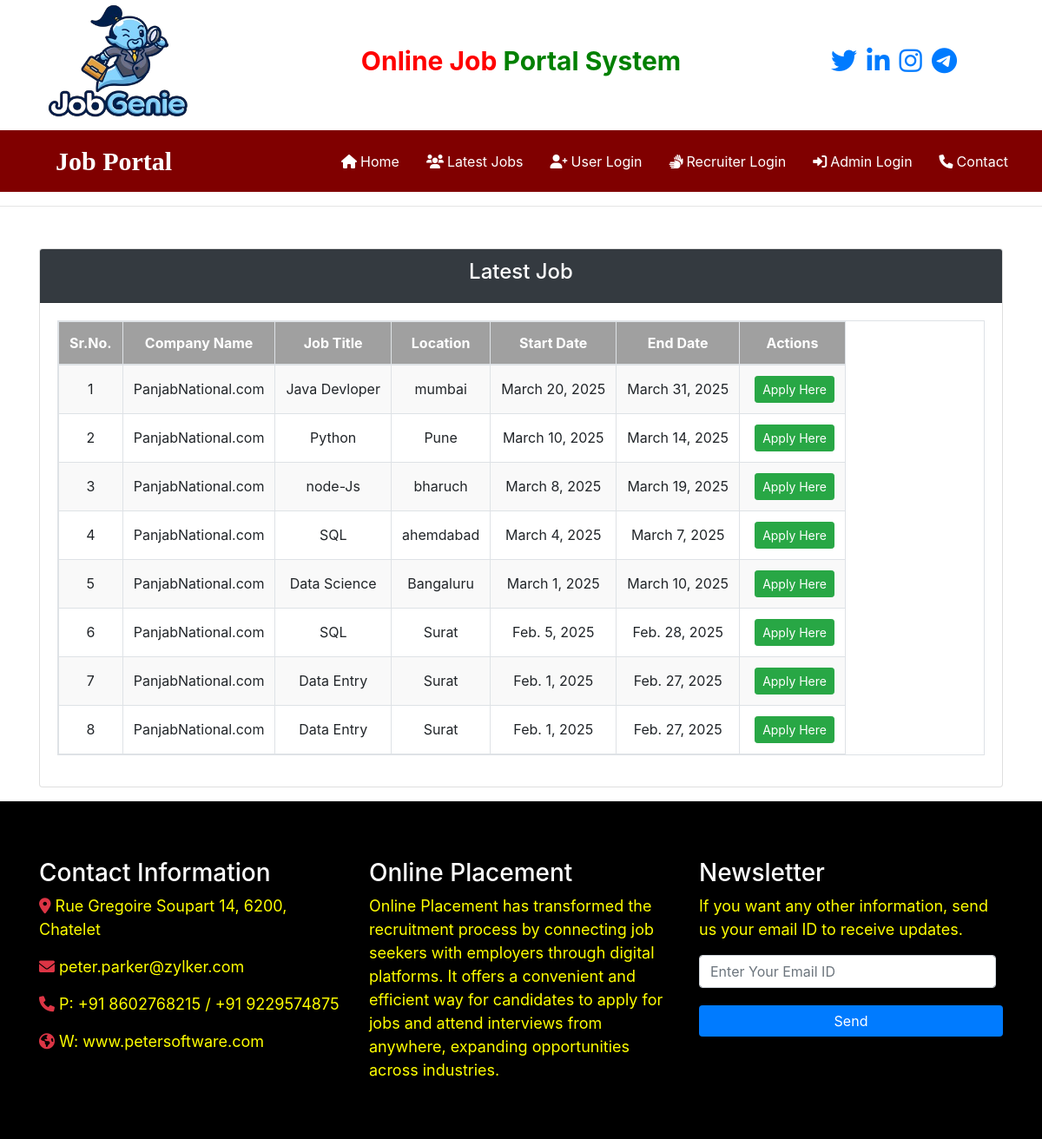
The app's page /latest_job/, older data.
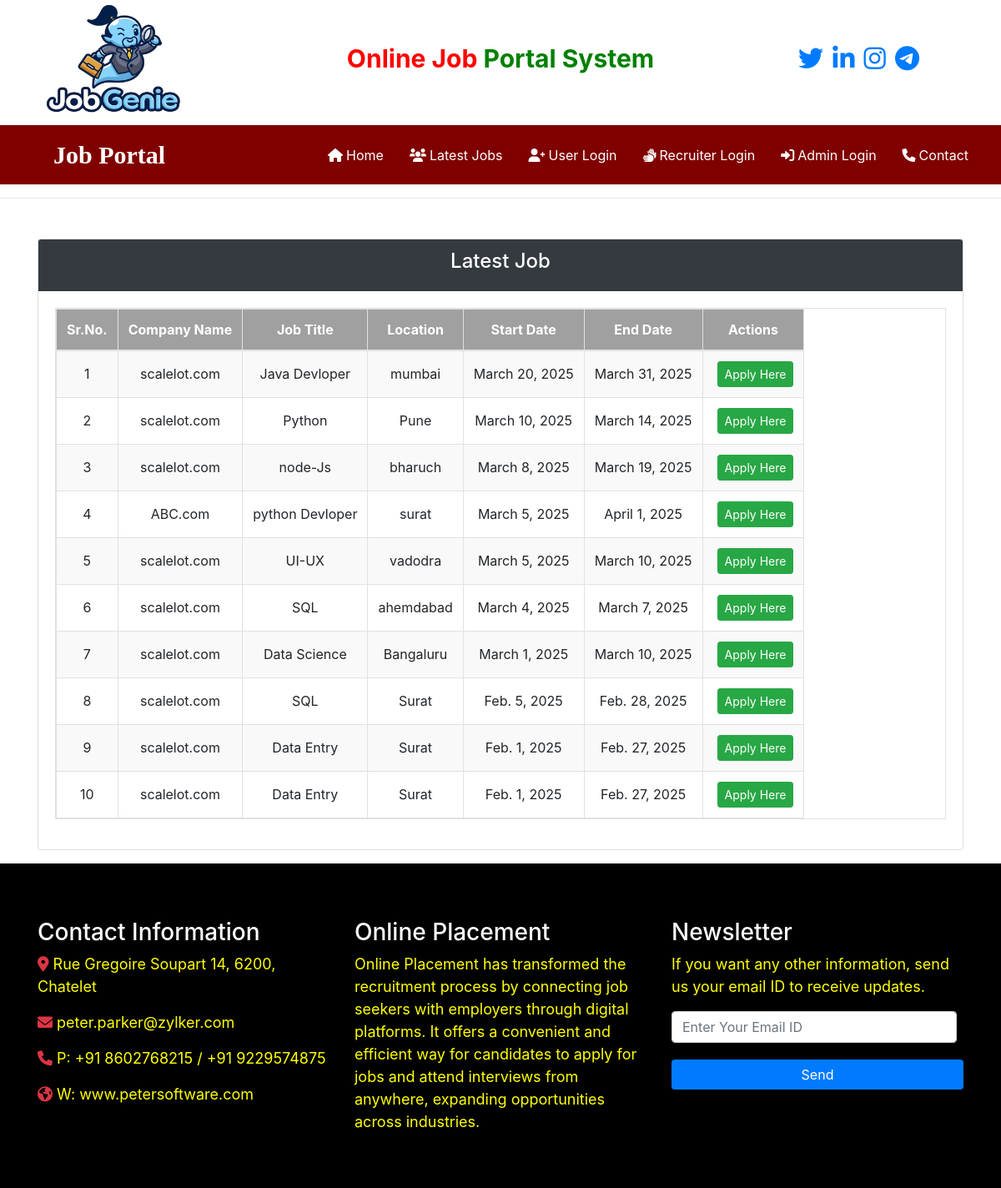
The same page, newer data.
### job/models.py (models this page shows, shortened)
class Job(models.Model):
    recruiter = models.ForeignKey(Recruiter,on_delete=models.CASCADE)
    start_data = models.DateField()
    End_data = models.DateField()
    job_title = models.CharField(max_length=100)
    job_salary = models.FloatField(max_length=20)
    Image = models.FileField(max_length=100)
    job_description = models.TextField(max_length=300)
    job_location = models.CharField(max_length=100)
    job_experience = models.CharField(max_length=100)
    Skills = models.CharField(max_length=100)
    Creationdata = models.DateField()

class Recruiter(models.Model):
    user = models.ForeignKey(User, on_delete=models.CASCADE)
    first_name = models.CharField(max_length=100, null=True, blank=True)
    last_name = models.CharField(max_length=100, null=True, blank=True)
    company = models.CharField(max_length=100,null = True, blank=True)
    mobile = models.CharField(max_length=15, null=True, blank=True)
    image = models.FileField(null=True, blank=True)
    gender = models.CharField(max_length=10, null=True, blank=True)
    Type = models.CharField(max_length=15,default="Recruiter")
    status = models.CharField(max_length=15,null=True)
    email = models.CharField(max_length=30 , null=True, blank=True)

### job/views.py (the view)
# urls.py: path('latest_job/',latest_job, name="latest_job"),
def latest_job(request):
    job = Job.objects.all().order_by('-start_data')
    d = {'job': job}
    return render(request, 'latest_job.html',d)

### job/templates/latest_job.html (shortened to what this page needs)
{% load static %}
{% block body %}
{% include 'navigation.html' %}
<hr>
<div class="container mt-5">
    <div class="card">
        <div class="card-header text-center bg-dark text-white">
            <h4>Latest Job</h4>
        </div>
        <div class="card-body">
            {% if job %}
            <table class="table table-striped table-hover table-bordered table-responsive" id="example">
                <thead>
                    <tr>
                        <th>Sr.No.</th>
                        <th>Company Name</th>
                        <th>Job Title</th>
                        <th>Location</th>
                        <th>Start Date</th>
                        <th>End Date</th>
                        <th>Actions</th>
                    </tr>
                </thead>
                <tbody>
                    {% for i in job %}
                    <tr>
                        <td>{{ forloop.counter }}</td>
                        <td>{{ i.recruiter.company }}</td>
                        <td>{{ i.job_title }}</td>
                        <td>{{ i.job_location }}</td>
                        <td>{{ i.start_data }}</td>
                        <td>{{ i.End_data }}</td>
                        <td>
                            <a href="{% url 'user_login' %}" class="btn btn-success btn-sm">
                               Apply Here
                            </a>
                        </td>
                    </tr>
                    {% endfor %}
                </tbody>
            </table>
            {% else %}
            <p>No jobs available.</p>
            {% endif %}
        </div>
    </div>
</div>
{% include 'footer.html' %}
{% endblock %}

### job/templates/navigation.html (shortened to what this page needs)
<!DOCTYPE html>
<html lang="en">
<head>
    {% load static %}
    <link rel="stylesheet" href="https://cdn.jsdelivr.net/npm/bootstrap@4.6.2/dist/css/bootstrap.min.css">
    <link rel="stylesheet" href="https://cdnjs.cloudflare.com/ajax/libs/font-awesome/4.7.0/css/font-awesome.min.css">
    <link href="https://cdnjs.cloudflare.com/ajax/libs/font-awesome/6.0.0-beta3/css/all.min.css" rel="stylesheet">
</head>
<body>
<div class="container">
    <div class="row">
        <div class="col-sm-3">
            <img src="{% static 'images/job1.png' %}" style="width:180px; height:150px">
        </div>
        <div class="col-sm-6 mt-5 text-center">
            <span style="font-weight: bold; font-size: 30px">
                <span style="color: red;">Online Job</span>
                <span style="color: Green;">Portal System</span>
            </span>
        </div>
        <div class="col-sm-3 mt-5 text-center">
            <span style="font-weight: bold; font-size: 30px">
                <a href="#" class="pl-1"><i class="fa fa-twitter"></i></a>
                <a href="#" class="pl-1"><i class="fa fa-linkedin"></i></a>
                <a href="#" class="pl-1"><i class="fa fa-instagram"></i></a>
                <a href="#" class="pl-1"><i class="fa fa-telegram"></i></a>
            </span>
        </div>
    </div>
</div>
<nav class="navbar navbar-expand-sm navbar-dark" style="background-color: maroon;">
    <a class="navbar-brand text-white pl-5 font-weight-bold" style="font-family: 'Monotype Corsiva'; font-size: 30px" href="#">Job Portal</a>
    <div class="collapse navbar-collapse" id="navbarNav">
        <ul class="navbar-nav ml-auto">
            <li class="nav-item">
                <a class="nav-link" href="{% url 'index' %}"><i class="fa fa-home mr-1"></i>Home</a>
            </li>
            <li class="nav-item">
                <a class="nav-link" href="{% url 'latest_job' %}"><i class="fa fa-users mr-1"></i>Latest Jobs</a>
            </li>
            <li class="nav-item">
                <a class="nav-link" href="{% url 'user_login' %}"><i class="fa fa-user-plus mr-1"></i>User Login</a>
            </li>
            <li class="nav-item">
                <a class="nav-link" href="{% url 'recruiter_login' %}"><i class="fa fa-sign-language mr-1"></i>Recruiter Login</a>
            </li>
            <li class="nav-item">
                <a class="nav-link" href="{% url 'admin_login' %}"><i class="fa fa-sign-in mr-1"></i>Admin Login</a>
            </li>
            <li class="nav-item">
                <a class="nav-link" href="{% url 'contact' %}"><i class="fa fa-phone mr-1"></i>Contact</a>
            </li>
        </ul>
    </div>
</nav>
</body>
</html>

### job/templates/footer.html (shortened to what this page needs)
{% load static %}
<link rel="stylesheet" href="https://cdnjs.cloudflare.com/ajax/libs/font-awesome/4.7.0/css/font-awesome.min.css">
<div class="mt-3" style="background-color: black; width:100%; padding: 50px 0;">
    <div class="container">
        <div class="row">
            <div class="col-md-4 mt-3 mydiv">
                <h3 style="color: white;">Contact Information</h3>
                <p style="color: yellow; font-size:18px;">
                    <i class="fa fa-map-marker text-danger"></i> Rue Gregoire Soupart 14, 6200, Chatelet
                </p>
                <p style="color: yellow; font-size:18px;">
                    <i class="fa fa-envelope text-danger"></i> peter.parker@zylker.com
                </p>
                <p style="color: yellow; font-size:18px;">
                    <i class="fa fa-phone text-danger"></i> P: +91 8602768215 / +91 9229574875
                </p>
                <p style="color: yellow; font-size:18px;">
                    <i class="fa fa-globe text-danger"></i> W: www.petersoftware.com
                </p>
            </div>
            <div class="col-md-4 mt-3 mydiv">
                <h3 class="text-white">Online Placement</h3>
                <p style="color: yellow; font-size:18px;">
                    Online Placement has transformed the recruitment process by connecting job seekers with employers through digital platforms. It offers a convenient and efficient way for candidates to apply for jobs and attend interviews from anywhere, expanding opportunities across industries.
                </p>
            </div>
            <div class="col-md-4 mt-3 mydiv">
                <h3 class="text-white">Newsletter</h3>
                <p style="color: yellow; font-size:18px;">
                    If you want any other information, send us your email ID to receive updates.
                </p>
                <form method="POST" class="form-inline">
                    <input type="email" name="emailid" placeholder="Enter Your Email ID" required class="form-control mr-2" style="width: 100%; margin-bottom: 10px;">
                    <input type="submit" value="Send" class="btn btn-primary interactive-btn" style="width: 100%; margin-top: 10px;">
                </form>
            </div>
        </div>
    </div>
</div>

### job/templates/navigation.html (style rules this page uses)
.nav-link { color: white !important; margin-right: 15px; }

### job/templates/latest_job.html (style rules this page uses)
.table-striped tbody tr:nth-child(odd) { background-color: #f9f9f9; }
.btn-sm { margin-left: 5px; }
.table th, .table td { padding: 12px; text-align: center; }
.table th { background-color: rgb(160, 160, 160); color: white; }
.table td { vertical-align: middle; }

### job/templates/footer.html (style rules this page uses)
.mydiv { background-color: transparent; }
.interactive-btn { transition: background-color 0.3s, transform 0.2s; border: none; color: white; font-size: 16px; }

Row changes from the older to the newer data that the page shows:
changed through a linked row, Job "Java Devloper": recruiter.company "PanjabNational.com" → "scalelot.com"
changed through a linked row, Job "Python": recruiter.company "PanjabNational.com" → "scalelot.com"
changed through a linked row, Job "node-Js": recruiter.company "PanjabNational.com" → "scalelot.com"
added Job: recruiter.company "ABC.com", job_title "python Devloper", job_location "surat", start_data "March 5, 2025", End_data "April 1, 2025"
added Job: recruiter.company "scalelot.com", job_title "UI-UX", job_location "vadodra", start_data "March 5, 2025", End_data "March 10, 2025"
changed through a linked row, Job "ahemdabad": recruiter.company "PanjabNational.com" → "scalelot.com"
changed Job "Data Science": recruiter.company "PanjabNational.com" → "scalelot.com"
changed through a linked row, Job "Feb. 5, 2025": recruiter.company "PanjabNational.com" → "scalelot.com"
changed through a linked row, Job (number 9 of 10 on the later page): recruiter.company "PanjabNational.com" → "scalelot.com"
changed through a linked row, Job (number 10 of 10 on the later page): recruiter.company "PanjabNational.com" → "scalelot.com"
